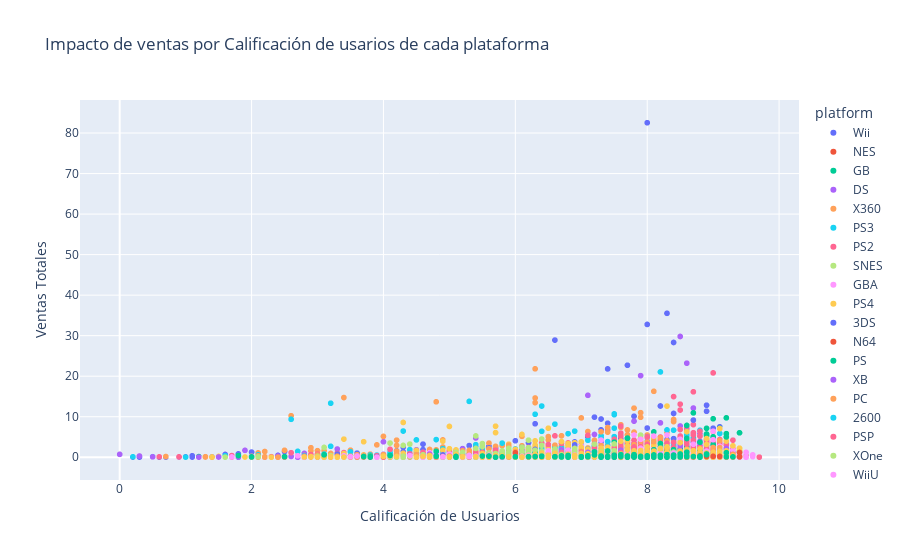

Notebook cell for this chart:
### Code cell
fig = px.scatter(df_games, x="user_score", y="total_sales", color="platform",title="Impacto de ventas por Calificación de usarios de cada plataforma ")
fig.update_layout(xaxis_title='Calificación de Usuarios', yaxis_title='Ventas Totales')
fig.show()

### Figure 1 — Plotly figure (JSON) as saved in the notebook; plotly's stock layout.template omitted (floating-point values rounded to 4 significant figures; data arrays with more than 128 entries replaced by an {"elided": "..."} marker saying what was removed)
{"data": [{"hovertemplate": "platform=Wii<br>user_score=%{x}<br>total_sales=%{y}<extra></extra>", "legendgroup": "Wii", "marker": {"color": "#636efa", "symbol": "circle"}, "mode": "markers", "name": "Wii", "showlegend": true, "type": "scattergl", "x": {"elided": "1320 float values"}, "xaxis": "x", "y": {"elided": "1320 float values"}, "yaxis": "y"}, {"hovertemplate": "platform=NES<br>user_score=%{x}<br>total_sales=%{y}<extra></extra>", "legendgroup": "NES", "marker": {"color": "#EF553B", "symbol": "circle"}, "mode": "markers", "name": "NES", "showlegend": true, "type": "scattergl", "x": [null, null, null, null, null, null, null, null, null, null, null, null, null, null, null, null, null, null, null, null, null, null, null, null, null, null, null, null, null, null, null, null, null, null, null, null, null, null, null, null, null, null, null, null, null, null, null, null, null, null, null, null, null, null, null, null, null, null, null, null, null, null, null, null, null, null, null, null, null, null, null, null, null, null, null, null, null, null, null, null, null, null, null, null, null, null, null, null, null, null, null, null, null, null, null, null, null, null], "xaxis": "x", "y": [40.24, 28.31, 17.28, 7.46, 6.5, 5.58, 4.84, 4.38, 4.17, 4.16, 4, 3.87, 3.5, 3.2, 3.12, 3.08, 3.02, 2.73, 2.65, 2.56, 2.52, 2.42, 2.4, 2.28, 2.23, 2.2, 2.17, 2.15, 2.14, 2.14, 1.96, 1.96, 1.85, 1.76, 1.75, 1.75, 1.67, 1.64, 1.56, 1.52, 1.52, 1.51, 1.5, 1.5, 1.48, 1.45, 1.42, 1.4, 1.39, 1.36, 1.32, 1.27, 1.25, 1.25, 1.23, 1.22, 1.2, 1.2, 1.19, 1.18, 1.17, 1.15, 1.15, 1.13, 1.12, 1.11, 1.1, 1.1, 1.1, 1.05, 1.05, 1.03, 1, 1.0, 0.98, 0.96, 0.93, 0.93, 0.92, 0.85, 0.84, 0.82, 0.81, 0.79, 0.76, 0.69, 0.57, 0.52, 0.51, 0.44, 0.41, 0.36, 0.32, 0.3, 0.28, 0.11, 0.07, 0.06], "yaxis": "y"}, {"hovertemplate": "platform=GB<br>user_score=%{x}<br>total_sales=%{y}<extra></extra>", "legendgroup": "GB", "marker": {"color": "#00cc96", "symbol": "circle"}, "mode": "markers", "name": "GB", "showlegend": true, "type": "scattergl", "x": [null, null, null, null, null, null, null, null, null, null, null, null, null, null, null, null, null, null, null, null, null, null, null, null, null, null, null, null, null, null, null, null, null, null, null, null, null, null, null, null, null, null, null, null, null, null, null, null, null, null, null, null, null, null, null, null, null, null, null, null, null, null, null, null, null, null, null, null, null, null, null, null, null, null, null, null, null, null, null, null, null, null, null, null, null, null, null, null, null, null, null, null, null, null, null, null, null, null], "xaxis": "x", "y": [31.38, 30.26, 23.09, 18.14, 14.64, 11.18, 6.39, 5.34, 5.31, 5.19, 5.13, 5.07, 3.91, 3.84, 3.7, 3.41, 3.08, 2.36, 2.35, 2.35, 2.21, 2.19, 2.19, 2.19, 2.18, 2.12, 1.99, 1.94, 1.93, 1.92, 1.86, 1.76, 1.73, 1.68, 1.61, 1.62, 1.56, 1.48, 1.45, 1.45, 1.43, 1.34, 1.28, 1.24, 1.23, 1.22, 1.22, 1.19, 1.18, 1.15, 1.14, 1.1, 1.1, 1.03, 1, 0.89, 0.83, 0.81, 0.77, 0.76, 0.73, 0.62, 0.56, 0.54, 0.4, 0.39, 0.38, 0.38, 0.37, 0.35, 0.33, 0.32, 0.31, 0.3, 0.3, 0.28, 0.28, 0.28, 0.27, 0.27, 0.25, 0.23, 0.23, 0.23, 0.22, 0.2, 0.18, 0.17, 0.14, 0.14, 0.14, 0.12, 0.12, 0.07, 0.07, 0.07, 0.07, 0.06], "yaxis": "y"}, {"hovertemplate": "platform=DS<br>user_score=%{x}<br>total_sales=%{y}<extra></extra>", "legendgroup": "DS", "marker": {"color": "#ab63fa", "symbol": "circle"}, "mode": "markers", "name": "DS", "showlegend": true, "type": "scattergl", "x": {"elided": "2151 float values"}, "xaxis": "x", "y": {"elided": "2151 float values"}, "yaxis": "y"}, {"hovertemplate": "platform=X360<br>user_score=%{x}<br>total_sales=%{y}<extra></extra>", "legendgroup": "X360", "marker": {"color": "#FFA15A", "symbol": "circle"}, "mode": "markers", "name": "X360", "showlegend": true, "type": "scattergl", "x": {"elided": "1262 float values"}, "xaxis": "x", "y": {"elided": "1262 float values"}, "yaxis": "y"}, {"hovertemplate": "platform=PS3<br>user_score=%{x}<br>total_sales=%{y}<extra></extra>", "legendgroup": "PS3", "marker": {"color": "#19d3f3", "symbol": "circle"}, "mode": "markers", "name": "PS3", "showlegend": true, "type": "scattergl", "x": {"elided": "1331 float values"}, "xaxis": "x", "y": {"elided": "1331 float values"}, "yaxis": "y"}, {"hovertemplate": "platform=PS2<br>user_score=%{x}<br>total_sales=%{y}<extra></extra>", "legendgroup": "PS2", "marker": {"color": "#FF6692", "symbol": "circle"}, "mode": "markers", "name": "PS2", "showlegend": true, "type": "scattergl", "x": {"elided": "2161 float values"}, "xaxis": "x", "y": {"elided": "2161 float values"}, "yaxis": "y"}, {"hovertemplate": "platform=SNES<br>user_score=%{x}<br>total_sales=%{y}<extra></extra>", "legendgroup": "SNES", "marker": {"color": "#B6E880", "symbol": "circle"}, "mode": "markers", "name": "SNES", "showlegend": true, "type": "scattergl", "x": {"elided": "239 null values"}, "xaxis": "x", "y": {"elided": "239 float values"}, "yaxis": "y"}, {"hovertemplate": "platform=GBA<br>user_score=%{x}<br>total_sales=%{y}<extra></extra>", "legendgroup": "GBA", "marker": {"color": "#FF97FF", "symbol": "circle"}, "mode": "markers", "name": "GBA", "showlegend": true, "type": "scattergl", "x": {"elided": "822 float values"}, "xaxis": "x", "y": {"elided": "822 float values"}, "yaxis": "y"}, {"hovertemplate": "platform=PS4<br>user_score=%{x}<br>total_sales=%{y}<extra></extra>", "legendgroup": "PS4", "marker": {"color": "#FECB52", "symbol": "circle"}, "mode": "markers", "name": "PS4", "showlegend": true, "type": "scattergl", "x": {"elided": "392 float values"}, "xaxis": "x", "y": {"elided": "392 float values"}, "yaxis": "y"}, {"hovertemplate": "platform=3DS<br>user_score=%{x}<br>total_sales=%{y}<extra></extra>", "legendgroup": "3DS", "marker": {"color": "#636efa", "symbol": "circle"}, "mode": "markers", "name": "3DS", "showlegend": true, "type": "scattergl", "x": {"elided": "520 float values"}, "xaxis": "x", "y": {"elided": "520 float values"}, "yaxis": "y"}, {"hovertemplate": "platform=N64<br>user_score=%{x}<br>total_sales=%{y}<extra></extra>", "legendgroup": "N64", "marker": {"color": "#EF553B", "symbol": "circle"}, "mode": "markers", "name": "N64", "showlegend": true, "type": "scattergl", "x": {"elided": "319 null values"}, "xaxis": "x", "y": {"elided": "319 float values"}, "yaxis": "y"}, {"hovertemplate": "platform=PS<br>user_score=%{x}<br>total_sales=%{y}<extra></extra>", "legendgroup": "PS", "marker": {"color": "#00cc96", "symbol": "circle"}, "mode": "markers", "name": "PS", "showlegend": true, "type": "scattergl", "x": {"elided": "1197 float values"}, "xaxis": "x", "y": {"elided": "1197 float values"}, "yaxis": "y"}, {"hovertemplate": "platform=XB<br>user_score=%{x}<br>total_sales=%{y}<extra></extra>", "legendgroup": "XB", "marker": {"color": "#ab63fa", "symbol": "circle"}, "mode": "markers", "name": "XB", "showlegend": true, "type": "scattergl", "x": {"elided": "824 float values"}, "xaxis": "x", "y": {"elided": "824 float values"}, "yaxis": "y"}, {"hovertemplate": "platform=PC<br>user_score=%{x}<br>total_sales=%{y}<extra></extra>", "legendgroup": "PC", "marker": {"color": "#FFA15A", "symbol": "circle"}, "mode": "markers", "name": "PC", "showlegend": true, "type": "scattergl", "x": {"elided": "974 float values"}, "xaxis": "x", "y": {"elided": "974 float values"}, "yaxis": "y"}, {"hovertemplate": "platform=2600<br>user_score=%{x}<br>total_sales=%{y}<extra></extra>", "legendgroup": "2600", "marker": {"color": "#19d3f3", "symbol": "circle"}, "mode": "markers", "name": "2600", "showlegend": true, "type": "scattergl", "x": {"elided": "133 null values"}, "xaxis": "x", "y": {"elided": "133 float values"}, "yaxis": "y"}, {"hovertemplate": "platform=PSP<br>user_score=%{x}<br>total_sales=%{y}<extra></extra>", "legendgroup": "PSP", "marker": {"color": "#FF6692", "symbol": "circle"}, "mode": "markers", "name": "PSP", "showlegend": true, "type": "scattergl", "x": {"elided": "1209 float values"}, "xaxis": "x", "y": {"elided": "1209 float values"}, "yaxis": "y"}, {"hovertemplate": "platform=XOne<br>user_score=%{x}<br>total_sales=%{y}<extra></extra>", "legendgroup": "XOne", "marker": {"color": "#B6E880", "symbol": "circle"}, "mode": "markers", "name": "XOne", "showlegend": true, "type": "scattergl", "x": {"elided": "247 float values"}, "xaxis": "x", "y": {"elided": "247 float values"}, "yaxis": "y"}, {"hovertemplate": "platform=WiiU<br>user_score=%{x}<br>total_sales=%{y}<extra></extra>", "legendgroup": "WiiU", "marker": {"color": "#FF97FF", "symbol": "circle"}, "mode": "markers", "name": "WiiU", "showlegend": true, "type": "scattergl", "x": {"elided": "147 float values"}, "xaxis": "x", "y": {"elided": "147 float values"}, "yaxis": "y"}, {"hovertemplate": "platform=GC<br>user_score=%{x}<br>total_sales=%{y}<extra></extra>", "legendgroup": "GC", "marker": {"color": "#FECB52", "symbol": "circle"}, "mode": "markers", "name": "GC", "showlegend": true, "type": "scattergl", "x": {"elided": "556 float values"}, "xaxis": "x", "y": {"elided": "556 float values"}, "yaxis": "y"}, {"hovertemplate": "platform=GEN<br>user_score=%{x}<br>total_sales=%{y}<extra></extra>", "legendgroup": "GEN", "marker": {"color": "#636efa", "symbol": "circle"}, "mode": "markers", "name": "GEN", "showlegend": true, "type": "scattergl", "x": [null, null, null, null, null, null, null, null, null, null, null, null, null, null, null, null, null, null, null, null, null, null, null, null, null, null, null, null, null], "xaxis": "x", "y": [6.02, 4.33, 2.67, 2.6, 2.39, 2.05, 1.82, 1.76, 1.65, 1.42, 1.34, 1.12, 0.26, 0.19, 0.15, 0.14, 0.13, 0.12, 0.08, 0.08, 0.07, 0.07, 0.07, 0.05, 0.05, 0.04, 0.04, 0.03, 0.03], "yaxis": "y"}, {"hovertemplate": "platform=DC<br>user_score=%{x}<br>total_sales=%{y}<extra></extra>", "legendgroup": "DC", "marker": {"color": "#EF553B", "symbol": "circle"}, "mode": "markers", "name": "DC", "showlegend": true, "type": "scattergl", "x": [null, null, null, 9.4, null, 6, 8.4, null, null, null, 8.8, null, null, null, null, null, 9, 9.1, 8.8, 8.9, null, null, 9.4, null, null, null, 7.7, null, 8.6, null, null, null, null, null, 9.4, null, null, null, null, null, 8.1, null, null, null, null, 7.8, null, null, null, null, null, null], "xaxis": "x", "y": [2.41, 1.81, 1.19, 1.18, 1.14, 1.09, 0.52, 0.41, 0.37, 0.36, 0.34, 0.33, 0.32, 0.29, 0.26, 0.23, 0.22, 0.2, 0.2, 0.19, 0.18, 0.17, 0.15, 0.14, 0.14, 0.14, 0.13, 0.12, 0.12, 0.11, 0.1, 0.1, 0.1, 0.1, 0.09, 0.09, 0.08, 0.08, 0.08, 0.07, 0.07, 0.06, 0.06, 0.06, 0.06, 0.05, 0.05, 0.05, 0.04, 0.04, 0.04, 0.02], "yaxis": "y"}, {"hovertemplate": "platform=PSV<br>user_score=%{x}<br>total_sales=%{y}<extra></extra>", "legendgroup": "PSV", "marker": {"color": "#00cc96", "symbol": "circle"}, "mode": "markers", "name": "PSV", "showlegend": true, "type": "scattergl", "x": {"elided": "430 float values"}, "xaxis": "x", "y": {"elided": "430 float values"}, "yaxis": "y"}, {"hovertemplate": "platform=SAT<br>user_score=%{x}<br>total_sales=%{y}<extra></extra>", "legendgroup": "SAT", "marker": {"color": "#ab63fa", "symbol": "circle"}, "mode": "markers", "name": "SAT", "showlegend": true, "type": "scattergl", "x": {"elided": "173 null values"}, "xaxis": "x", "y": {"elided": "173 float values"}, "yaxis": "y"}, {"hovertemplate": "platform=SCD<br>user_score=%{x}<br>total_sales=%{y}<extra></extra>", "legendgroup": "SCD", "marker": {"color": "#FFA15A", "symbol": "circle"}, "mode": "markers", "name": "SCD", "showlegend": true, "type": "scattergl", "x": [null, null, null, null, null, null], "xaxis": "x", "y": [1.5, 0.14, 0.07, 0.06, 0.05, 0.04], "yaxis": "y"}, {"hovertemplate": "platform=WS<br>user_score=%{x}<br>total_sales=%{y}<extra></extra>", "legendgroup": "WS", "marker": {"color": "#19d3f3", "symbol": "circle"}, "mode": "markers", "name": "WS", "showlegend": true, "type": "scattergl", "x": [null, null, null, null, null, null], "xaxis": "x", "y": [0.51, 0.28, 0.25, 0.18, 0.17, 0.03], "yaxis": "y"}, {"hovertemplate": "platform=NG<br>user_score=%{x}<br>total_sales=%{y}<extra></extra>", "legendgroup": "NG", "marker": {"color": "#FF6692", "symbol": "circle"}, "mode": "markers", "name": "NG", "showlegend": true, "type": "scattergl", "x": [null, null, null, null, null, null, null, null, null, null, null, null], "xaxis": "x", "y": [0.25, 0.23, 0.2, 0.2, 0.14, 0.12, 0.08, 0.07, 0.06, 0.04, 0.03, 0.02], "yaxis": "y"}, {"hovertemplate": "platform=TG16<br>user_score=%{x}<br>total_sales=%{y}<extra></extra>", "legendgroup": "TG16", "marker": {"color": "#B6E880", "symbol": "circle"}, "mode": "markers", "name": "TG16", "showlegend": true, "type": "scattergl", "x": [null, null], "xaxis": "x", "y": [0.14, 0.02], "yaxis": "y"}, {"hovertemplate": "platform=3DO<br>user_score=%{x}<br>total_sales=%{y}<extra></extra>", "legendgroup": "3DO", "marker": {"color": "#FF97FF", "symbol": "circle"}, "mode": "markers", "name": "3DO", "showlegend": true, "type": "scattergl", "x": [null, null, null], "xaxis": "x", "y": [0.06, 0.02, 0.02], "yaxis": "y"}, {"hovertemplate": "platform=GG<br>user_score=%{x}<br>total_sales=%{y}<extra></extra>", "legendgroup": "GG", "marker": {"color": "#FECB52", "symbol": "circle"}, "mode": "markers", "name": "GG", "showlegend": true, "type": "scattergl", "x": [null], "xaxis": "x", "y": [0.04], "yaxis": "y"}, {"hovertemplate": "platform=PCFX<br>user_score=%{x}<br>total_sales=%{y}<extra></extra>", "legendgroup": "PCFX", "marker": {"color": "#636efa", "symbol": "circle"}, "mode": "markers", "name": "PCFX", "showlegend": true, "type": "scattergl", "x": [null], "xaxis": "x", "y": [0.03], "yaxis": "y"}], "layout": {"legend": {"title": {"text": "platform"}, "tracegroupgap": 0}, "title": {"text": "Impacto de ventas por Calificación de usarios de cada plataforma "}, "xaxis": {"anchor": "y", "domain": [0, 1], "title": {"text": "Calificación de Usuarios"}}, "yaxis": {"anchor": "x", "domain": [0, 1], "title": {"text": "Ventas Totales"}}}}
